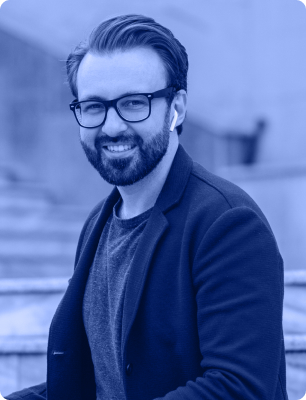
#> input picture img-placeholder/originals/about-team-img-5.jpg, 306 x 400 px, found by its file name; its folder holds 3 pictures in this run
$ python generate.py
#> lines starting #> are read from the running program, lines starting #| are printed output that depends on the picture
import os
from PIL import Image, ImageDraw, ImageFont

# Paths
ORIGINALS_DIR = 'img-placeholder/originals'
PLACEHOLDERS_DIR = 'img-placeholder/placeholders'

# Create output directory if it doesn't exist
os.makedirs(PLACEHOLDERS_DIR, exist_ok=True)

# Try to use a common font, fallback to default
try:
    font = ImageFont.truetype("arial.ttf", 36)
except:
    font = ImageFont.load_default(36)

for filename in os.listdir(ORIGINALS_DIR):
    if filename.lower().endswith(('.png', '.jpg', '.jpeg', '.bmp', '.gif')):
        img_path = os.path.join(ORIGINALS_DIR, filename)
        with Image.open(img_path) as img:
#> img is the input picture: PIL image 306x400 RGB; mean R, G, B 83.2, 107.2, 170.9
            w, h = img.size
#> w = 306; h = 400
            # Create a gray background
            placeholder = Image.new('RGB', (w, h), color=(200, 200, 200))
#> placeholder: PIL image 306x400 RGB; every value is 200
            draw = ImageDraw.Draw(placeholder)
            text = f"{w} x {h}"
#> text = '306 x 400'
            # Calculate text size and position using textbbox
            bbox = draw.textbbox((0, 0), text, font=font)
#> bbox = (0, 8, 182, 34)
            text_w = bbox[2] - bbox[0]
#> text_w = 182
            text_h = bbox[3] - bbox[1]
#> text_h = 26
            text_x = (w - text_w) // 2
#> text_x = 62
            text_y = (h - text_h) // 2
#> text_y = 187
            # Draw text
            draw.text((text_x, text_y), text, fill=(80, 80, 80), font=font)
            # Save placeholder
            out_path = os.path.join(PLACEHOLDERS_DIR, filename)
            placeholder.save(out_path)
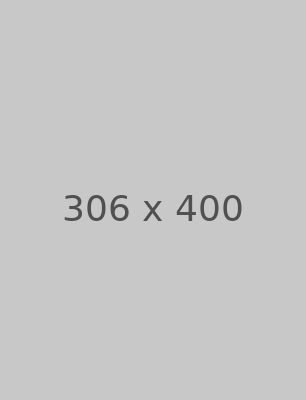
#> saved as about-team-img-5.jpg: PIL image 306x400 RGB; min 80, max 200, mean 198.7
#> pass 3 of the loop `for filename in os.listdir(ORIGINALS_DIR):`:
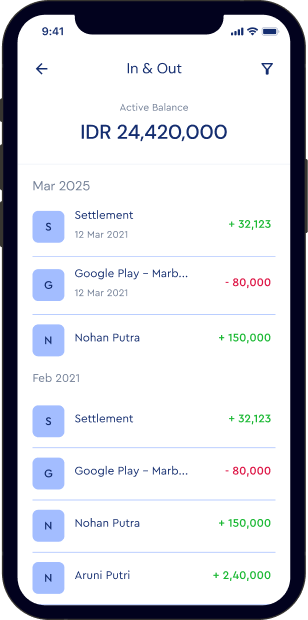
#> input picture img-placeholder/originals/financial-update-smartphone-img.png, 308 x 620 px, found by its file name
#> img is the input picture: PIL image 308x620 RGBA; mean R, G, B, A 203.7, 205.3, 212.4, 249.6
#> placeholder: PIL image 308x620 RGB; every value is 200
#> text_x = 63
#> text_y = 297
#> `placeholder.save(out_path)`:
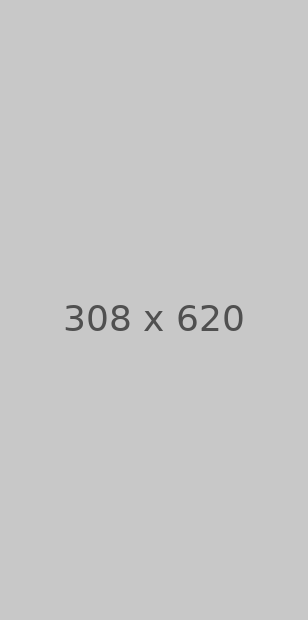
#> saved as financial-update-smartphone-img.png: PIL image 308x620 RGB; min 80, max 200, mean 199.2
            print(f"Created placeholder for {filename}")
